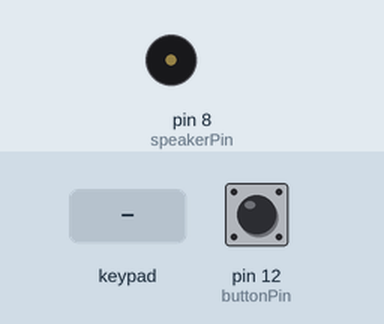
Simulated run of this sketch. Board: Arduino Mega 2560, built with avr-gcc and run on an emulated ATmega2560. Shown: buzzer (waves = sounding). Inputs (shaded band) come from the test bench; at power-on: pin 12 (buttonPin) LOW.

Above: at 1.2 s.
1.3 s: key '1' pressed
At 2.6 s:
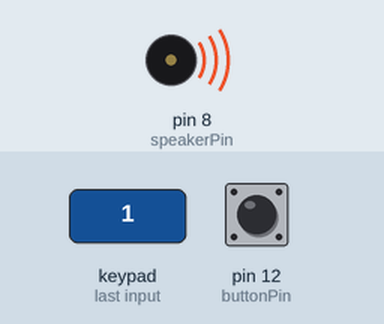
Timing chart, 0 to 9.0 s (numbered marks = the images above; inputs shaded):
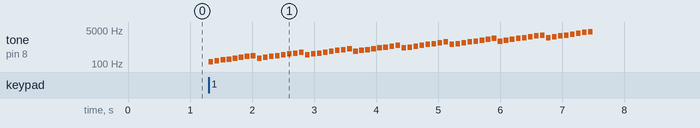

Measured:
- after the input at 1.3 s, tone on pin 8 (speakerPin): plays 132 Hz for 0.08 s, 148 Hz for 0.08 s, 164 Hz for 0.08 s, 176 Hz for 0.08 s, 196 Hz for 0.08 s, 220 Hz for 0.08 s … (64 notes in this stretch), starting at once

The sketch:

9.ino
```cpp
#include "pitches.h"
#include "majorScales.h"
//#include "Ode.h"
//#include "mario.h"
//#include "mario underworld.h"
//#include "pirates.h"
#include <Keypad.h>

#define buttonPin  12
#define speakerPin 8

int button_state = 0;

const byte ROWS = 4; //four rows
const byte COLS = 3; //three columns
char keys[ROWS][COLS] = {
    {'1','2','3'},
    {'4','5','6'},
    {'7','8','9'},
    {'*','0','#'}
};

byte rowPins[ROWS] = {50, 51, 52, 53}; //connect to the row pinouts of the keypad
byte colPins[COLS] = {49, 48, 47}; //connect to the column pinouts of the keypad

Keypad keypad = Keypad( makeKeymap(keys), rowPins, colPins, ROWS, COLS );

void setup(){}

void loop(){

  char key = keypad.getKey();
  if(key){
    if(key == '1'){
      for(int i = 0 ; i < sizeof(melody2)/sizeof(int) ; i++){
        button_state = digitalRead(buttonPin);
        if (button_state == HIGH)
          noTone(speakerPin);
        else{
           int duration = 300/noteDurations2[i];
           tone(speakerPin,(int) melody2[i]*4, duration);
           delay((int) duration * 1.3);
        }
      }
    }


  }}
```

majorScales.h
```cpp
 int melody2[] = {
  NOTE_C1, NOTE_D1, NOTE_E1, NOTE_F1, NOTE_G1, NOTE_A1, NOTE_B1, NOTE_C2,
  NOTE_G1, NOTE_A1, NOTE_B1, NOTE_C2, NOTE_D2, NOTE_E2, NOTE_F2, NOTE_G2,
  NOTE_D2, NOTE_E2, NOTE_F2, NOTE_G2, NOTE_A2, NOTE_B2, NOTE_C3, NOTE_D3,
  NOTE_A2, NOTE_B2, NOTE_C3, NOTE_D3, NOTE_E3, NOTE_F3, NOTE_G3, NOTE_A3,
  NOTE_E3, NOTE_F3, NOTE_G3, NOTE_A3, NOTE_B3, NOTE_C4, NOTE_D4, NOTE_E4,
  NOTE_B3, NOTE_C4, NOTE_D4, NOTE_E4, NOTE_F4, NOTE_G4, NOTE_A4, NOTE_B4,
  NOTE_F4, NOTE_G4, NOTE_A4, NOTE_B4, NOTE_C5, NOTE_D5, NOTE_E5, NOTE_F5,
  NOTE_C5, NOTE_D5, NOTE_E5, NOTE_F5 ,NOTE_G5, NOTE_A5, NOTE_B5, NOTE_C6,
};

float noteDurations2[]={
  4,4,4,4,4,4,4,4,
  4,4,4,4,4,4,4,4,
  4,4,4,4,4,4,4,4,
  4,4,4,4,4,4,4,4,
  4,4,4,4,4,4,4,4,
  4,4,4,4,4,4,4,4,
  4,4,4,4,4,4,4,4,
  4,4,4,4,4,4,4,4

  };
```

pitches.h
```cpp
#define NOTE_B0  31
#define NOTE_C1  33
#define NOTE_CS1 35
#define NOTE_D1  37
#define NOTE_DS1 39
#define NOTE_E1  41
#define NOTE_F1  44
#define NOTE_FS1 46
#define NOTE_G1  49
#define NOTE_GS1 52
#define NOTE_A1  55
#define NOTE_AS1 58
#define NOTE_B1  62
#define NOTE_C2  65
#define NOTE_CS2 69
#define NOTE_D2  73
#define NOTE_DS2 78
#define NOTE_E2  82
#define NOTE_F2  87
#define NOTE_FS2 93
#define NOTE_G2  98
#define NOTE_GS2 104
#define NOTE_A2  110
#define NOTE_AS2 117
#define NOTE_B2  123
#define NOTE_C3  131
#define NOTE_CS3 139
#define NOTE_D3  147
#define NOTE_DS3 156
#define NOTE_E3  165
#define NOTE_F3  175
#define NOTE_FS3 185
#define NOTE_G3  196
#define NOTE_GS3 208
#define NOTE_A3  220
#define NOTE_AS3 233
#define NOTE_B3  247
#define NOTE_C4  262
#define NOTE_CS4 277
#define NOTE_D4  294
#define NOTE_DS4 311
#define NOTE_E4  330
#define NOTE_F4  349
#define NOTE_FS4 370
#define NOTE_G4  392
#define NOTE_GS4 415
#define NOTE_A4  440
#define NOTE_AS4 466
#define NOTE_B4  494
#define NOTE_C5  523
#define NOTE_CS5 554
#define NOTE_D5  587
#define NOTE_DS5 622
#define NOTE_E5  659
#define NOTE_F5  698
#define NOTE_FS5 740
#define NOTE_G5  784
#define NOTE_GS5 831
#define NOTE_A5  880
#define NOTE_AS5 932
#define NOTE_B5  988
#define NOTE_C6  1047
#define NOTE_CS6 1109
#define NOTE_D6  1175
#define NOTE_DS6 1245
#define NOTE_E6  1319
#define NOTE_F6  1397
#define NOTE_FS6 1480
#define NOTE_G6  1568
#define NOTE_GS6 1661
#define NOTE_A6  1760
#define NOTE_AS6 1865
#define NOTE_B6  1976
#define NOTE_C7  2093
#define NOTE_CS7 2217
#define NOTE_D7  2349
#define NOTE_DS7 2489
#define NOTE_E7  2637
#define NOTE_F7  2794
#define NOTE_FS7 2960
#define NOTE_G7  3136
#define NOTE_GS7 3322
#define NOTE_A7  3520
#define NOTE_AS7 3729
#define NOTE_B7  3951
#define NOTE_C8  4186
#define NOTE_CS8 4435
#define NOTE_D8  4699
#define NOTE_DS8 4978
```
